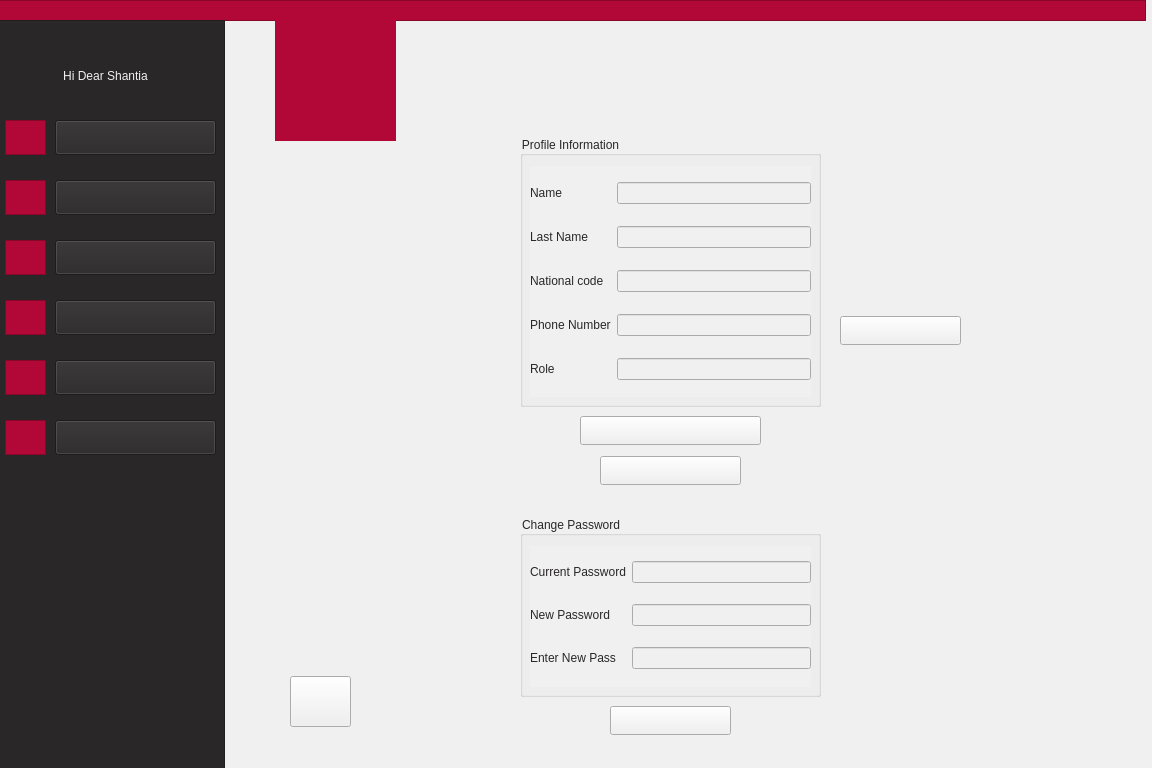
<?xml version="1.0" encoding="UTF-8"?>
<ui version="4.0">
 <class>StudentProfile</class>
 <widget class="QWidget" name="StudentProfile">
  <property name="geometry">
   <rect>
    <x>0</x>
    <y>0</y>
    <width>1152</width>
    <height>768</height>
   </rect>
  </property>
  <property name="windowTitle">
   <string>Form</string>
  </property>
  <property name="styleSheet">
   <string notr="true">background-color: rgb(240, 240, 240);</string>
  </property>
  <widget class="QLabel" name="label_19">
   <property name="geometry">
    <rect>
     <x>600</x>
     <y>460</y>
     <width>141</width>
     <height>20</height>
    </rect>
   </property>
   <property name="styleSheet">
    <string notr="true">color: rgb(178, 8, 55);
font: 9pt &quot;Montserrat&quot;;
</string>
   </property>
   <property name="text">
    <string>Change Password</string>
   </property>
  </widget>
  <widget class="QGroupBox" name="INFO">
   <property name="geometry">
    <rect>
     <x>520</x>
     <y>136</y>
     <width>301</width>
     <height>271</height>
    </rect>
   </property>
   <property name="styleSheet">
    <string notr="true">color: rgb(41, 39, 40);
font: 9pt &quot;Montserrat&quot;;</string>
   </property>
   <property name="title">
    <string>Profile Information</string>
   </property>
   <widget class="QWidget" name="gridLayoutWidget">
    <property name="geometry">
     <rect>
      <x>10</x>
      <y>30</y>
      <width>281</width>
      <height>231</height>
     </rect>
    </property>
    <layout class="QGridLayout" name="gridLayout">
     <item row="3" column="0">
      <widget class="QLabel" name="label_12">
       <property name="styleSheet">
        <string notr="true">color: rgb(41, 39, 40);
font: 9pt &quot;Montserrat&quot;;</string>
       </property>
       <property name="text">
        <string>Phone Number</string>
       </property>
      </widget>
     </item>
     <item row="2" column="0">
      <widget class="QLabel" name="label_15">
       <property name="styleSheet">
        <string notr="true">color: rgb(41, 39, 40);
font: 9pt &quot;Montserrat&quot;;</string>
       </property>
       <property name="text">
        <string>National code</string>
       </property>
      </widget>
     </item>
     <item row="1" column="0">
      <widget class="QLabel" name="label_16">
       <property name="styleSheet">
        <string notr="true">color: rgb(41, 39, 40);
font: 9pt &quot;Montserrat&quot;;</string>
       </property>
       <property name="text">
        <string>Last Name</string>
       </property>
      </widget>
     </item>
     <item row="1" column="1">
      <widget class="QLineEdit" name="lastNameLine"/>
     </item>
     <item row="0" column="0">
      <widget class="QLabel" name="label_17">
       <property name="styleSheet">
        <string notr="true">color: rgb(41, 39, 40);
font: 9pt &quot;Montserrat&quot;;</string>
       </property>
       <property name="text">
        <string>Name</string>
       </property>
      </widget>
     </item>
     <item row="4" column="0">
      <widget class="QLabel" name="label_13">
       <property name="styleSheet">
        <string notr="true">color: rgb(41, 39, 40);
font: 9pt &quot;Montserrat&quot;;</string>
       </property>
       <property name="text">
        <string>Role</string>
       </property>
      </widget>
     </item>
     <item row="2" column="1">
      <widget class="QLineEdit" name="NcodeLine"/>
     </item>
     <item row="0" column="1">
      <widget class="QLineEdit" name="nameLine"/>
     </item>
     <item row="3" column="1">
      <widget class="QLineEdit" name="numberLine"/>
     </item>
     <item row="4" column="1">
      <widget class="QLineEdit" name="RoleLine"/>
     </item>
    </layout>
   </widget>
  </widget>
  <widget class="QPushButton" name="applychng_2">
   <property name="geometry">
    <rect>
     <x>610</x>
     <y>706</y>
     <width>121</width>
     <height>29</height>
    </rect>
   </property>
   <property name="text">
    <string/>
   </property>
  </widget>
  <widget class="QLabel" name="label_18">
   <property name="geometry">
    <rect>
     <x>580</x>
     <y>420</y>
     <width>181</width>
     <height>20</height>
    </rect>
   </property>
   <property name="styleSheet">
    <string notr="true">color: rgb(178, 8, 55);
font: 9pt &quot;Montserrat&quot;;</string>
   </property>
   <property name="text">
    <string>Change Phone Number</string>
   </property>
  </widget>
  <widget class="QLabel" name="label_14">
   <property name="geometry">
    <rect>
     <x>300</x>
     <y>676</y>
     <width>41</width>
     <height>46</height>
    </rect>
   </property>
   <property name="text">
    <string/>
   </property>
   <property name="pixmap">
    <pixmap resource="arrowIcon.qrc">:/new/prefix1/icons8-left-arrow-50.png</pixmap>
   </property>
   <property name="scaledContents">
    <bool>true</bool>
   </property>
  </widget>
  <widget class="QLabel" name="label_24">
   <property name="geometry">
    <rect>
     <x>616</x>
     <y>709</y>
     <width>111</width>
     <height>20</height>
    </rect>
   </property>
   <property name="styleSheet">
    <string notr="true">color: rgb(41, 39, 40);
font: 9pt &quot;Montserrat&quot;;</string>
   </property>
   <property name="text">
    <string>Apply changes</string>
   </property>
  </widget>
  <widget class="QLabel" name="label_20">
   <property name="geometry">
    <rect>
     <x>840</x>
     <y>316</y>
     <width>111</width>
     <height>20</height>
    </rect>
   </property>
   <property name="styleSheet">
    <string notr="true">color: rgb(41, 39, 40);
font: 9pt &quot;Montserrat&quot;;</string>
   </property>
   <property name="text">
    <string>Apply changes</string>
   </property>
  </widget>
  <widget class="QPushButton" name="applychng">
   <property name="geometry">
    <rect>
     <x>840</x>
     <y>316</y>
     <width>121</width>
     <height>29</height>
    </rect>
   </property>
   <property name="text">
    <string/>
   </property>
  </widget>
  <widget class="QGroupBox" name="changePass">
   <property name="geometry">
    <rect>
     <x>520</x>
     <y>516</y>
     <width>301</width>
     <height>181</height>
    </rect>
   </property>
   <property name="styleSheet">
    <string notr="true">color: rgb(41, 39, 40);
font: 9pt &quot;Montserrat&quot;;</string>
   </property>
   <property name="title">
    <string>Change Password</string>
   </property>
   <widget class="QWidget" name="gridLayoutWidget_2">
    <property name="geometry">
     <rect>
      <x>10</x>
      <y>30</y>
      <width>281</width>
      <height>141</height>
     </rect>
    </property>
    <layout class="QGridLayout" name="gridLayout_2">
     <item row="1" column="1">
      <widget class="QLineEdit" name="lineEdit_2"/>
     </item>
     <item row="2" column="0">
      <widget class="QLabel" name="label_22">
       <property name="styleSheet">
        <string notr="true">color: rgb(41, 39, 40);
font: 9pt &quot;Montserrat&quot;;</string>
       </property>
       <property name="text">
        <string>Enter New Pass</string>
       </property>
      </widget>
     </item>
     <item row="0" column="1">
      <widget class="QLineEdit" name="lineEdit"/>
     </item>
     <item row="0" column="0">
      <widget class="QLabel" name="label_23">
       <property name="styleSheet">
        <string notr="true">color: rgb(41, 39, 40);
font: 9pt &quot;Montserrat&quot;;</string>
       </property>
       <property name="text">
        <string>Current Password</string>
       </property>
      </widget>
     </item>
     <item row="1" column="0">
      <widget class="QLabel" name="label_21">
       <property name="styleSheet">
        <string notr="true">color: rgb(41, 39, 40);
font: 9pt &quot;Montserrat&quot;;</string>
       </property>
       <property name="text">
        <string>New Password</string>
       </property>
      </widget>
     </item>
     <item row="2" column="1">
      <widget class="QLineEdit" name="lineEdit_3"/>
     </item>
    </layout>
   </widget>
  </widget>
  <widget class="QPushButton" name="chngNumber">
   <property name="geometry">
    <rect>
     <x>580</x>
     <y>416</y>
     <width>181</width>
     <height>29</height>
    </rect>
   </property>
   <property name="styleSheet">
    <string notr="true"/>
   </property>
   <property name="text">
    <string/>
   </property>
  </widget>
  <widget class="QPushButton" name="backToMenu">
   <property name="geometry">
    <rect>
     <x>290</x>
     <y>676</y>
     <width>61</width>
     <height>51</height>
    </rect>
   </property>
   <property name="text">
    <string/>
   </property>
  </widget>
  <widget class="QPushButton" name="chngPass">
   <property name="geometry">
    <rect>
     <x>600</x>
     <y>456</y>
     <width>141</width>
     <height>29</height>
    </rect>
   </property>
   <property name="styleSheet">
    <string notr="true"/>
   </property>
   <property name="text">
    <string/>
   </property>
  </widget>
  <widget class="QLabel" name="label">
   <property name="geometry">
    <rect>
     <x>275</x>
     <y>20</y>
     <width>121</width>
     <height>121</height>
    </rect>
   </property>
   <property name="styleSheet">
    <string notr="true">background-color: rgb(178, 8, 55);
border-color: rgb(178, 8, 55);
</string>
   </property>
   <property name="text">
    <string/>
   </property>
   <property name="pixmap">
    <pixmap>:/AjaxLogo/filename.jpg</pixmap>
   </property>
   <property name="scaledContents">
    <bool>true</bool>
   </property>
   <property name="alignment">
    <set>Qt::AlignCenter</set>
   </property>
  </widget>
  <widget class="QFrame" name="frame">
   <property name="geometry">
    <rect>
     <x>-5</x>
     <y>0</y>
     <width>1151</width>
     <height>21</height>
    </rect>
   </property>
   <property name="styleSheet">
    <string notr="true">background-color: rgb(178, 8, 55);
border-color: rgb(178, 8, 55);</string>
   </property>
   <property name="frameShape">
    <enum>QFrame::StyledPanel</enum>
   </property>
   <property name="frameShadow">
    <enum>QFrame::Raised</enum>
   </property>
  </widget>
  <widget class="QFrame" name="frame_2">
   <property name="geometry">
    <rect>
     <x>-5</x>
     <y>20</y>
     <width>230</width>
     <height>768</height>
    </rect>
   </property>
   <property name="styleSheet">
    <string notr="true">background-color: rgb(41, 39, 40);
border-color: rgb(41, 39, 40);</string>
   </property>
   <property name="frameShape">
    <enum>QFrame::StyledPanel</enum>
   </property>
   <property name="frameShadow">
    <enum>QFrame::Raised</enum>
   </property>
   <widget class="QPushButton" name="pushButton">
    <property name="geometry">
     <rect>
      <x>60</x>
      <y>100</y>
      <width>161</width>
      <height>35</height>
     </rect>
    </property>
    <property name="styleSheet">
     <string notr="true">font: 11pt &quot;Montserrat&quot;;
</string>
    </property>
    <property name="text">
     <string/>
    </property>
   </widget>
   <widget class="QPushButton" name="pushButton_2">
    <property name="geometry">
     <rect>
      <x>60</x>
      <y>160</y>
      <width>161</width>
      <height>35</height>
     </rect>
    </property>
    <property name="styleSheet">
     <string notr="true">font: 11pt &quot;Montserrat&quot;;
</string>
    </property>
    <property name="text">
     <string/>
    </property>
   </widget>
   <widget class="QPushButton" name="pushButton_3">
    <property name="geometry">
     <rect>
      <x>60</x>
      <y>220</y>
      <width>161</width>
      <height>35</height>
     </rect>
    </property>
    <property name="styleSheet">
     <string notr="true">font: 11pt &quot;Montserrat&quot;;
</string>
    </property>
    <property name="text">
     <string/>
    </property>
   </widget>
   <widget class="QPushButton" name="pushButton_4">
    <property name="geometry">
     <rect>
      <x>60</x>
      <y>280</y>
      <width>161</width>
      <height>35</height>
     </rect>
    </property>
    <property name="styleSheet">
     <string notr="true">font: 11pt &quot;Montserrat&quot;;
</string>
    </property>
    <property name="text">
     <string/>
    </property>
   </widget>
   <widget class="QFrame" name="frame_3">
    <property name="geometry">
     <rect>
      <x>10</x>
      <y>100</y>
      <width>41</width>
      <height>35</height>
     </rect>
    </property>
    <property name="styleSheet">
     <string notr="true">background-color: rgb(178, 8, 55);
border-color: rgb(178, 8, 55);</string>
    </property>
    <property name="frameShape">
     <enum>QFrame::StyledPanel</enum>
    </property>
    <property name="frameShadow">
     <enum>QFrame::Raised</enum>
    </property>
    <widget class="QLabel" name="label_25">
     <property name="geometry">
      <rect>
       <x>5</x>
       <y>2</y>
       <width>31</width>
       <height>31</height>
      </rect>
     </property>
     <property name="styleSheet">
      <string notr="true"/>
     </property>
     <property name="text">
      <string/>
     </property>
     <property name="pixmap">
      <pixmap resource="icon.qrc">:/icon/profile.png</pixmap>
     </property>
     <property name="scaledContents">
      <bool>true</bool>
     </property>
    </widget>
   </widget>
   <widget class="QFrame" name="frame_5">
    <property name="geometry">
     <rect>
      <x>10</x>
      <y>160</y>
      <width>41</width>
      <height>35</height>
     </rect>
    </property>
    <property name="cursor">
     <cursorShape>ArrowCursor</cursorShape>
    </property>
    <property name="styleSheet">
     <string notr="true">background-color: rgb(178, 8, 55);
border-color: rgb(178, 8, 55);</string>
    </property>
    <property name="frameShape">
     <enum>QFrame::StyledPanel</enum>
    </property>
    <property name="frameShadow">
     <enum>QFrame::Raised</enum>
    </property>
    <widget class="QLabel" name="label_26">
     <property name="geometry">
      <rect>
       <x>5</x>
       <y>2</y>
       <width>31</width>
       <height>31</height>
      </rect>
     </property>
     <property name="text">
      <string/>
     </property>
     <property name="pixmap">
      <pixmap resource="icon.qrc">:/icon/message.png</pixmap>
     </property>
     <property name="scaledContents">
      <bool>true</bool>
     </property>
    </widget>
   </widget>
   <widget class="QFrame" name="frame_6">
    <property name="geometry">
     <rect>
      <x>10</x>
      <y>220</y>
      <width>41</width>
      <height>35</height>
     </rect>
    </property>
    <property name="styleSheet">
     <string notr="true">background-color: rgb(178, 8, 55);
border-color: rgb(178, 8, 55);</string>
    </property>
    <property name="frameShape">
     <enum>QFrame::StyledPanel</enum>
    </property>
    <property name="frameShadow">
     <enum>QFrame::Raised</enum>
    </property>
    <widget class="QLabel" name="label_11">
     <property name="geometry">
      <rect>
       <x>5</x>
       <y>2</y>
       <width>31</width>
       <height>31</height>
      </rect>
     </property>
     <property name="text">
      <string/>
     </property>
     <property name="pixmap">
      <pixmap resource="icon.qrc">:/icon/schedule.png</pixmap>
     </property>
     <property name="scaledContents">
      <bool>true</bool>
     </property>
    </widget>
   </widget>
   <widget class="QFrame" name="frame_7">
    <property name="geometry">
     <rect>
      <x>10</x>
      <y>280</y>
      <width>41</width>
      <height>35</height>
     </rect>
    </property>
    <property name="styleSheet">
     <string notr="true">background-color: rgb(178, 8, 55);
border-color: rgb(178, 8, 55);</string>
    </property>
    <property name="frameShape">
     <enum>QFrame::StyledPanel</enum>
    </property>
    <property name="frameShadow">
     <enum>QFrame::Raised</enum>
    </property>
    <widget class="QLabel" name="label_7">
     <property name="geometry">
      <rect>
       <x>5</x>
       <y>2</y>
       <width>31</width>
       <height>31</height>
      </rect>
     </property>
     <property name="text">
      <string/>
     </property>
     <property name="pixmap">
      <pixmap resource="term-management-icon.qrc">:/icons/icons8-web-64.png</pixmap>
     </property>
     <property name="scaledContents">
      <bool>true</bool>
     </property>
    </widget>
   </widget>
   <widget class="QLabel" name="label_2">
    <property name="geometry">
     <rect>
      <x>20</x>
      <y>40</y>
      <width>181</width>
      <height>31</height>
     </rect>
    </property>
    <property name="styleSheet">
     <string notr="true">font: 11pt &quot;Montserrat&quot;;
color: rgb(240, 240, 240);</string>
    </property>
    <property name="text">
     <string>Hi Dear Shantia</string>
    </property>
    <property name="alignment">
     <set>Qt::AlignCenter</set>
    </property>
   </widget>
   <widget class="QLabel" name="label_3">
    <property name="geometry">
     <rect>
      <x>110</x>
      <y>100</y>
      <width>71</width>
      <height>30</height>
     </rect>
    </property>
    <property name="autoFillBackground">
     <bool>false</bool>
    </property>
    <property name="styleSheet">
     <string notr="true">font: 11pt &quot;Montserrat&quot;;
color: rgb(240, 240, 240);</string>
    </property>
    <property name="lineWidth">
     <number>0</number>
    </property>
    <property name="text">
     <string>Profile</string>
    </property>
    <property name="alignment">
     <set>Qt::AlignCenter</set>
    </property>
   </widget>
   <widget class="QLabel" name="label_4">
    <property name="geometry">
     <rect>
      <x>90</x>
      <y>160</y>
      <width>111</width>
      <height>30</height>
     </rect>
    </property>
    <property name="styleSheet">
     <string notr="true">font: 11pt &quot;Montserrat&quot;;
color: rgb(240, 240, 240);</string>
    </property>
    <property name="text">
     <string>Messages</string>
    </property>
    <property name="alignment">
     <set>Qt::AlignCenter</set>
    </property>
   </widget>
   <widget class="QLabel" name="label_5">
    <property name="geometry">
     <rect>
      <x>60</x>
      <y>220</y>
      <width>161</width>
      <height>30</height>
     </rect>
    </property>
    <property name="styleSheet">
     <string notr="true">font: 11pt &quot;Montserrat&quot;;
color: rgb(240, 240, 240);</string>
    </property>
    <property name="text">
     <string>Weekly Schedule</string>
    </property>
    <property name="alignment">
     <set>Qt::AlignCenter</set>
    </property>
   </widget>
   <widget class="QFrame" name="frame_9">
    <property name="geometry">
     <rect>
      <x>10</x>
      <y>400</y>
      <width>41</width>
      <height>35</height>
     </rect>
    </property>
    <property name="styleSheet">
     <string notr="true">background-color: rgb(178, 8, 55);
border-color: rgb(178, 8, 55);</string>
    </property>
    <property name="frameShape">
     <enum>QFrame::StyledPanel</enum>
    </property>
    <property name="frameShadow">
     <enum>QFrame::Raised</enum>
    </property>
    <widget class="QLabel" name="label_27">
     <property name="geometry">
      <rect>
       <x>5</x>
       <y>2</y>
       <width>31</width>
       <height>31</height>
      </rect>
     </property>
     <property name="text">
      <string/>
     </property>
     <property name="pixmap">
      <pixmap resource="term-management-icon.qrc">:/icons/icons8-survey-50.png</pixmap>
     </property>
     <property name="scaledContents">
      <bool>true</bool>
     </property>
    </widget>
   </widget>
   <widget class="QPushButton" name="pushButton_7">
    <property name="geometry">
     <rect>
      <x>60</x>
      <y>400</y>
      <width>161</width>
      <height>35</height>
     </rect>
    </property>
    <property name="styleSheet">
     <string notr="true">font: 11pt &quot;Montserrat&quot;;
</string>
    </property>
    <property name="text">
     <string/>
    </property>
   </widget>
   <widget class="QPushButton" name="pushButton_6">
    <property name="geometry">
     <rect>
      <x>60</x>
      <y>340</y>
      <width>161</width>
      <height>35</height>
     </rect>
    </property>
    <property name="styleSheet">
     <string notr="true">font: 11pt &quot;Montserrat&quot;;
</string>
    </property>
    <property name="text">
     <string/>
    </property>
   </widget>
   <widget class="QFrame" name="frame_8">
    <property name="geometry">
     <rect>
      <x>10</x>
      <y>340</y>
      <width>41</width>
      <height>35</height>
     </rect>
    </property>
    <property name="styleSheet">
     <string notr="true">background-color: rgb(178, 8, 55);
border-color: rgb(178, 8, 55);</string>
    </property>
    <property name="frameShape">
     <enum>QFrame::StyledPanel</enum>
    </property>
    <property name="frameShadow">
     <enum>QFrame::Raised</enum>
    </property>
    <widget class="QLabel" name="label_10">
     <property name="geometry">
      <rect>
       <x>5</x>
       <y>2</y>
       <width>31</width>
       <height>31</height>
      </rect>
     </property>
     <property name="text">
      <string/>
     </property>
     <property name="pixmap">
      <pixmap resource="term-management-icon.qrc">:/icons/icons8-view-headline-50.png</pixmap>
     </property>
     <property name="scaledContents">
      <bool>true</bool>
     </property>
    </widget>
   </widget>
   <widget class="QLabel" name="label_6">
    <property name="geometry">
     <rect>
      <x>90</x>
      <y>290</y>
      <width>111</width>
      <height>20</height>
     </rect>
    </property>
    <property name="styleSheet">
     <string notr="true">font: 11pt &quot;Montserrat&quot;;
color: rgb(240, 240, 240);</string>
    </property>
    <property name="text">
     <string>Enrollment</string>
    </property>
   </widget>
   <widget class="QLabel" name="label_28">
    <property name="geometry">
     <rect>
      <x>80</x>
      <y>350</y>
      <width>121</width>
      <height>20</height>
     </rect>
    </property>
    <property name="styleSheet">
     <string notr="true">font: 11pt &quot;Montserrat&quot;;
color: rgb(240, 240, 240);</string>
    </property>
    <property name="text">
     <string>View Scores</string>
    </property>
   </widget>
   <widget class="QLabel" name="label_29">
    <property name="geometry">
     <rect>
      <x>70</x>
      <y>410</y>
      <width>141</width>
      <height>20</height>
     </rect>
    </property>
    <property name="styleSheet">
     <string notr="true">font: 11pt &quot;Montserrat&quot;;
color: rgb(240, 240, 240);</string>
    </property>
    <property name="text">
     <string>Teacher Survey</string>
    </property>
   </widget>
   <zorder>frame_5</zorder>
   <zorder>frame_6</zorder>
   <zorder>frame_7</zorder>
   <zorder>label_2</zorder>
   <zorder>label_3</zorder>
   <zorder>label_4</zorder>
   <zorder>label_5</zorder>
   <zorder>frame_3</zorder>
   <zorder>pushButton</zorder>
   <zorder>pushButton_2</zorder>
   <zorder>pushButton_3</zorder>
   <zorder>frame_9</zorder>
   <zorder>frame_8</zorder>
   <zorder>label_6</zorder>
   <zorder>label_28</zorder>
   <zorder>label_29</zorder>
   <zorder>pushButton_6</zorder>
   <zorder>pushButton_7</zorder>
   <zorder>pushButton_4</zorder>
  </widget>
  <widget class="QLabel" name="label_9">
   <property name="geometry">
    <rect>
     <x>280</x>
     <y>20</y>
     <width>111</width>
     <height>111</height>
    </rect>
   </property>
   <property name="styleSheet">
    <string notr="true">background-color: rgb(178, 8, 55);</string>
   </property>
   <property name="text">
    <string/>
   </property>
   <property name="pixmap">
    <pixmap resource="pictures.qrc">:/logo/filename.jpg</pixmap>
   </property>
   <property name="scaledContents">
    <bool>true</bool>
   </property>
  </widget>
  <zorder>label_19</zorder>
  <zorder>INFO</zorder>
  <zorder>label_18</zorder>
  <zorder>label_14</zorder>
  <zorder>label_24</zorder>
  <zorder>label_20</zorder>
  <zorder>applychng</zorder>
  <zorder>changePass</zorder>
  <zorder>chngNumber</zorder>
  <zorder>backToMenu</zorder>
  <zorder>chngPass</zorder>
  <zorder>frame</zorder>
  <zorder>frame_2</zorder>
  <zorder>label</zorder>
  <zorder>label_9</zorder>
  <zorder>applychng_2</zorder>
 </widget>
 <resources>
  <include location="pictures.qrc"/>
  <include location="icon.qrc"/>
  <include location="term-management-icon.qrc"/>
  <include location="arrowIcon.qrc"/>
 </resources>
 <connections/>
</ui>
